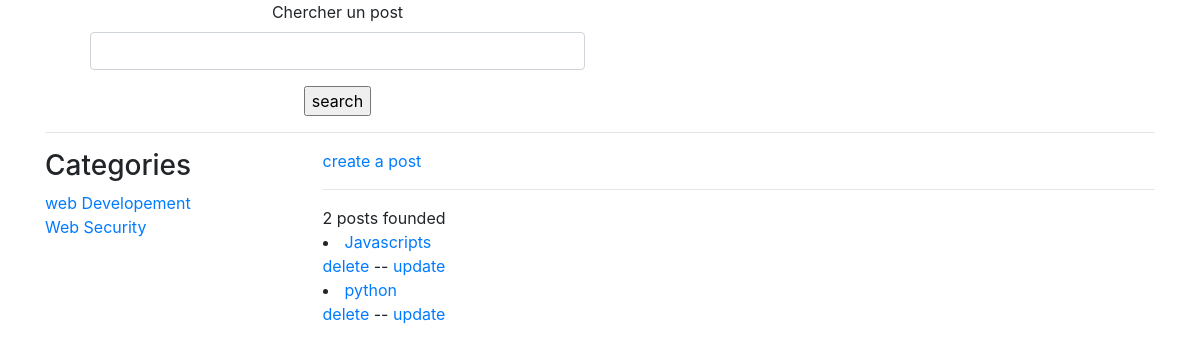
Before: / with the older database file.
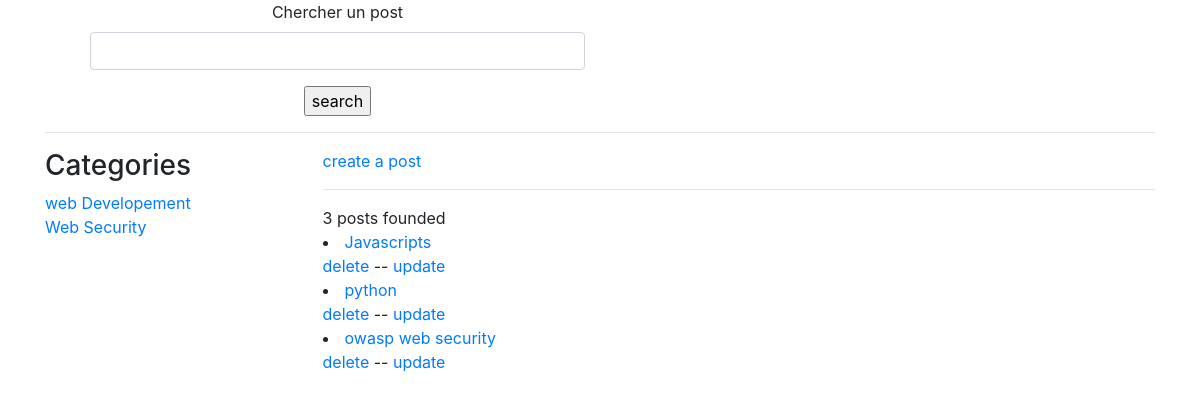
After: the same page with the newer database file.
### Post/models.py (models this page shows, shortened)
class  Category(models.Model):
    name = models.CharField(max_length=200)

class Post (models.Model):
    title = models.CharField(max_length=200)
    host= models.ForeignKey(User, models.CASCADE)
    category = models.ForeignKey(Category, models.SET_NULL, null=True)
    description = models.TextField()
    created = models.DateTimeField(auto_now_add=True)
    updated = models.DateTimeField(auto_now=True)
    def __str__(self):
        return self.title

### Post/views.py (the view)
# urls.py: path('',views.index, name="index" ),
def index (request):
    q = request.GET.get('q')     if request.GET.get('q') != None else ' '
    posts = Post.objects.filter(Q(category__name__icontains= q) |
                    Q(title__icontains=q) |
                     Q(description__icontains=q) )
    categories = Category.objects.all()
    posts_count = posts.count()
    context = {
        'posts':posts,
        'categories':categories,
        'posts_count':posts_count
    }
    return render(request, 'Post/index.html', context )

### Post/templates/Post/index.html (shortened to what this page needs)
{% extends 'Post/base.html' %}
{% block content %}
<div> {% include 'Post/nav_bar.html'  %}</div>
<hr>
<div class="home-container">
    <div>
        <h3>Categories</h3>
        {% for category in categories%}
        <a href="{% url 'index' %}?q={{category.name}}">{{category.name }}</a><br/>
        {% endfor%}
    </div>
    <div>
        <a href="{% url 'add-Post' %}">create a post </a>
     <hr>
     {{posts_count}} posts founded
      {% for post in posts %}
      <li><a href="{% url 'detail' post.id %}">{{post}} </a></li><a href="{% url 'delete-Post' post.id%}"> delete</a> -- <a href="{% url 'update-Post' post.id%}"> update</a>
     {% endfor %}
    </div>
</div>
{% endblock%}

### Post/templates/Post/base.html (shortened to what this page needs)
<!DOCTYPE html>
<html lang="fr">
  <head>
    <link rel="stylesheet" href="https://cdn.jsdelivr.net/npm/bootstrap@4.6.1/dist/css/bootstrap.min.css">
    </head>
    <body>
        <div class ="container">
            <div>{% block navbar%}{% endblock%}</div>
            {% block content%}{% endblock content %}
        </div>
    </body>
</html>

### Post/templates/Post/nav_bar.html
{% extends 'Post/base.html' %}
{% block navbar%}
<div class="col-lg-12 detail-separator">
    <form class="col-md-6 col-md-offset-3 text-center" action="{% url 'index' %}" method="GET" accept-charset="utf-8">
      <div class="form-group">
        <label for="searchForm">Chercher un post </label>
        <input id="searchForm" class="form-control" name="q">
      </div>
      <input type="submit" value="search">
    </form>
  </div>
{% endblock %}

### Post/templates/Post/index.html (style rules this page uses)
.home-container { display:grid; grid-template-columns: 1fr 3fr; }

Changed rows visible on the page:
added Post: title "owasp web security"
Other visible differences:
{{ posts_count }}: "2" → "3"
